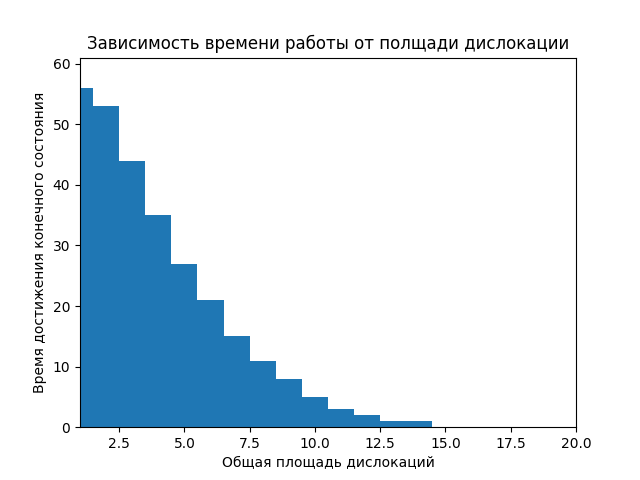

This figure's Python source:
import matplotlib.pyplot as plt

f = open('one-dimensional.txt', "r")
line = f.readlines()
x = []
y = []
for i in range(len(line)):
    x1, y1 = line[i].split()
    x.append(float(x1))
    y.append(float(y1))
fig, ax = plt.subplots()
ax.set_xlim(1, max(x))
ax.set_ylim(0, max(y) + 5)
ax.set_xlabel('Общая площадь дислокаций')
ax.set_ylabel('Время достижения конечного состояния')
ax.bar(x, y, width=1)
plt.title('Зависимость времени работы от полщади дислокации')
plt.show()
